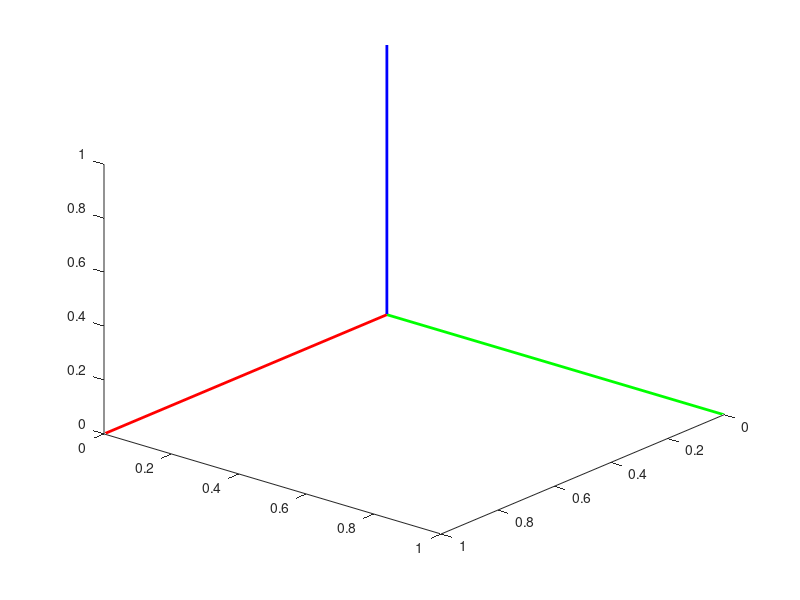

Here is the MATLAB script that generated this plot:
view(130,30)
line([0 1], [0 0], [0 0],'Color','r','linewidth',2)
line([0 0], [0 1], [0 0],'Color','g','linewidth',2)
line([0 0], [0 0], [0 1],'Color','b','linewidth',2)


